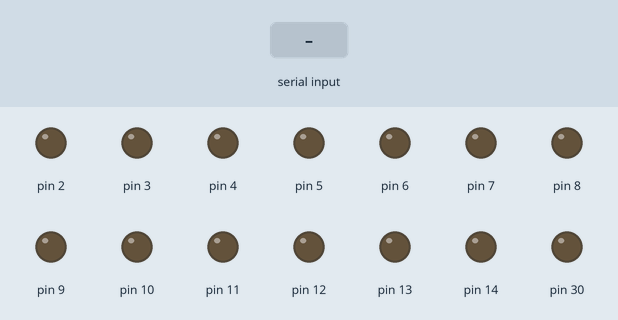
Simulated run of this sketch. Board: Arduino Mega 2560, built with avr-gcc and run on an emulated ATmega2560. On the bench: output pins drawn as LEDs (lit = HIGH). The test bench sets the inputs (shaded band). What the sketch prints to the serial monitor is not drawn.

Above: at 5.1 s.
5.2 s: byte 30 received over Serial
At 6.9 s:
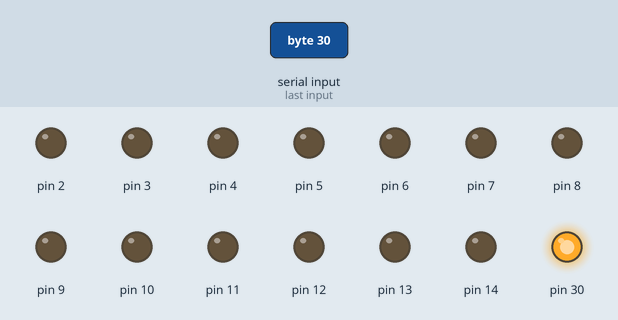
7.4 s: byte 90 received over Serial
9.4 s: byte 120 received over Serial
Timing chart, 0 to 12.4 s (numbered marks = the images above; inputs shaded):
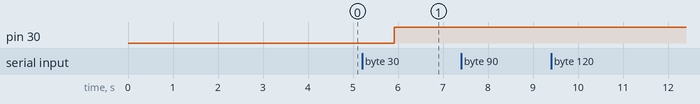

Measured:
- after the input at 5.2 s, pin 30: LOW → HIGH after 0.72 s
- after the input at 7.4 s, every drawn part: stays the same
- after the input at 9.4 s, every drawn part: stays the same

The sketch:

LEDoverUSB.ino
```cpp
/*
╔═════════════════════════════════════════════════╗
║    __    __________                             __  _______ ____             ║
║   / /   / ____/ __ \   ____ _   _____  _____   / / / / ___// __ )            ║
║  / /   / __/ / / / /  / __ \ | / / _ \/ ___/  / / / /\__ \/ __  |            ║
║ / /___/ /___/ /_/ /  / /_/ / |/ /  __/ /     / /_/ /___/ / /_/ /             ║
║/_____/_____/_____/   \____/|___/\___/_/      \____//____/_____/              ║
║                                         _      __         ___ __  _          ║
║                            ___ ___ ____(_)__ _/ / ___ ___/ (_) /_(_)__  ___  ║
║                           (_-</ -_) __/ / _ `/ / / -_) _  / / __/ / _ \/ _ \ ║
║                          /___/\__/_/ /_/\_,_/_/  \__/\_,_/_/\__/_/\___/_//_/ ║
║                                           for the Arduino Mega 2560 Rev3     ║
╚═════════════════════════════════════════════════╝
                  Controle de Diodes via une connection série par USB.
                       Ecris par "Giaccone R." Aka "Lunar-D".
                     Bassé sur la "Stack Overflow Documentation".
                                Disponible sur GitHub.
*/

//----------------------------------------------------*fonctions normales*----------------------------------------------------
//la fonction Setup s'exécute une seule fois lorsque vous appuyez sur reset ou lorsque vous mettez la carte sous tension.
void setup() {
  //mise en place des sortie (led+série)
  Serial.begin(9600); // Commence l'écoute sur le port 9600 pour le port série (9600 baud)
  while (!Serial) {
    ; // attend la connection usb série
  }
  welcomeMSG();
  //Initialiser toutes les broches numériques en tant que sortie.
  LedInit();
  delay(100);
  //Metre toute les Diode sur Off (LOW)
  LedOff();
  Serial.print("\n -- PRET A COMUNIQUER.\n");
}
//----------------------------------------------------------------------------------------------------------------------------
//la fonction de boucle s'exécute encore et encore pour toujours
void loop() {

   if(Serial.available() > 0) // Read from serial port
    {
      int ReaderFromNode; // Store current character
      char ReaderFromNodeChar;
      ReaderFromNode = Serial.read();
      ReaderFromNodeChar = ReaderFromNode;
      if(ReaderFromNode != 10){
        Serial.print("\n vous avec envoyer: ");
        Serial.print(ReaderFromNode);
        Serial.print("(");
        Serial.print(ReaderFromNodeChar);
        Serial.print(")");
      }
      convertToState(ReaderFromNode); // Convert character to state
    }
  delay(1000);
}

//---------------------------------------------------*fonctions additionels*--------------------------------------------------
//conversion de carateres vers action
void convertToState(char chr) {
  //debug
  int led = chr;
  //partie ON
  if (led <= 54){
    digitalWrite(led, HIGH);
    }
  //partie OFF
  if (led >= 55){
    int ledoff = led - 54;
    digitalWrite(ledoff, LOW);
    }
  //partie OFF
}
//----------------------------------------------------------------------------------------------------------------------------
//met toute les led(pin) sur off
void LedOff(){
  Serial.print("\n -- ETAPE 2 : METRE LES LED SUR OFF...\n");
  int led = 0;
  for( led = 0; led < 54; led++ ) {
      digitalWrite(led, LOW);
      Serial.print("led:");
      Serial.print(led);
      Serial.print(" off\n");
  }
  Serial.print("\nETAPE 2: OK.");
}
//----------------------------------------------------------------------------------------------------------------------------
//met toute les pin sur OUTPUT
void LedInit(){
  Serial.print("\n -- ETAPE 1 : DEFINIR LES LED...\n");
  int led = 0;
  for( led = 0; led < 54; led++ ) {
      pinMode(led, OUTPUT);
      Serial.print("PORT:");
      Serial.print(led);
      Serial.print(" Set sur OUTPUT\n");
  }
  Serial.print("ETAPE 1: OK.");
}

void welcomeMSG(){
      Serial.print("╔═════════════════════════════════════════════════╗\n");
      Serial.print("║    __    __________                             __  _______ ____             ║\n");
      Serial.print("║   / /   / ____/ __ \\   ____ _   _____  _____   / / / / ___// __ )            ║\n");
      Serial.print("║  / /   / __/ / / / /  / __ \\ | / / _ \\/ ___/  / / / /\\__ \\/ __  |            ║\n");
      Serial.print("║ / /___/ /___/ /_/ /  / /_/ / |/ /  __/ /     / /_/ /___/ / /_/ /             ║\n");
      Serial.print("║/_____/_____/_____/   \\____/|___/\\___/_/      \\____//____/_____/              ║\n");
      Serial.print("║                                         _      __         ___ __  _          ║\n");
      Serial.print("║                            ___ ___ ____(_)__ _/ / ___ ___/ (_) /_(_)__  ___  ║\n");
      Serial.print("║                           (_-</ -_) __/ / _ `/ / / -_) _  / / __/ / _ \\/ _ \\ ║\n");
      Serial.print("║                          /___/\\__/_/ /_/\\_,_/_/  \\__/\\_,_/_/\\__/_/\\___/_/\/_/ ║\n");
      Serial.print("║                                           for the Arduino Mega 2560 Rev3     ║\n");
      Serial.print("╚═════════════════════════════════════════════════╝\n");
      Serial.print("                 Controle de Diodes via une connection série par USB.\n");
      Serial.print("                       Ecris par 'Giaccone R.' Aka 'Lunar-D'.\n");
      Serial.print("                     Bassé sur la 'Stack Overflow Documentation'.\n");
      Serial.print("                                Disponible sur GitHub.\n");
      Serial.print("\n");
      Serial.print("\n");
      Serial.print("\n");
      Serial.print("Lancement des préparatifs ...\n");
      delay(500);
}
```
